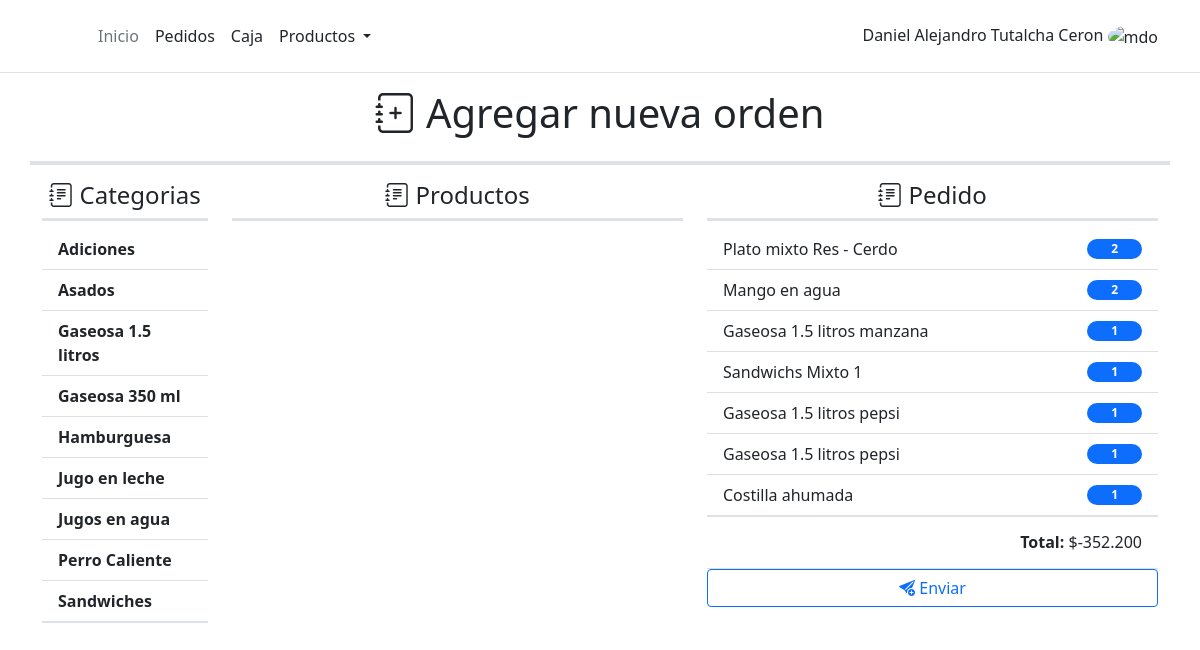
The page /order/update-order/69/ on the database as committed earlier.
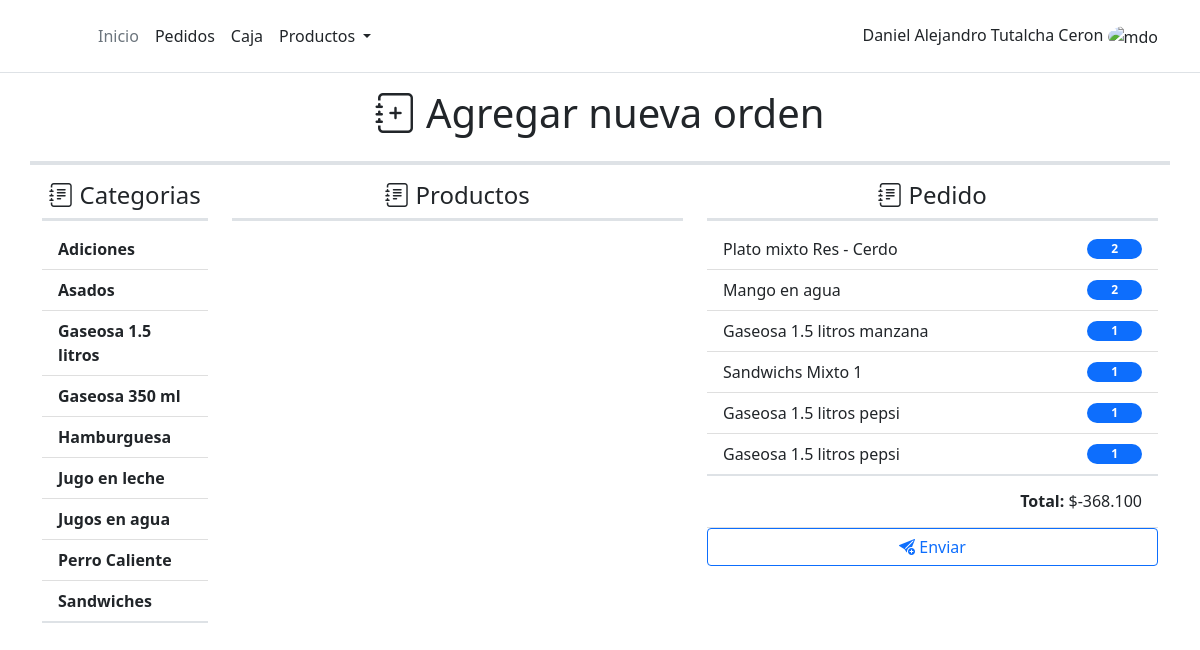
The same page on the database as committed later.
### product/models.py (models this page shows, shortened)
class Category(models.Model):
    name = models.CharField(max_length=100)
    description = models.TextField()
    work_section = models.ForeignKey(Work_Section, on_delete = models.PROTECT)
    status = models.BooleanField(default=True)
    created = models.DateTimeField(auto_now_add=True, verbose_name="Fecha de creación")
    updated = models.DateTimeField(auto_now=True, verbose_name="Fecha de edición")
    class Meta:
        ordering = ['name']

class Product(models.Model):
    code = models.IntegerField(unique=True)
    name = models.CharField(max_length=100)
    sale_price = models.IntegerField()
    category = models.ForeignKey(Category,on_delete=models.CASCADE)
    description = models.TextField()
    status = models.BooleanField(default= True)
    created = models.DateTimeField(auto_now_add=True, verbose_name="Fecha de creación")
    updated = models.DateTimeField(auto_now=True, verbose_name="Fecha de edición")
    class Meta:
        ordering = ['code']

### work_order/models.py (models this page shows, shortened)
class Order_Detail(models.Model):
    order = models.ForeignKey(Order, on_delete=models.CASCADE)
    product =  models.ForeignKey(Product, on_delete=SET_NULL, null = True)
    quantity_product = models.IntegerField()
    comment = models.TextField(max_length=200, null = True)
    status = models.BooleanField(default=True)
    created = models.DateTimeField(auto_now_add=True, verbose_name="Fecha de creación")
    updated = models.DateTimeField(auto_now=True, verbose_name="Fecha de edición")

class Order(models.Model):
    total_price = models.IntegerField(default=0)
    table = models.ForeignKey(Table,on_delete=SET_NULL, null = True)
    status = models.BooleanField(default=True)
    comment = models.TextField(max_length=0, blank = True)
    created = models.DateTimeField(auto_now_add=True, verbose_name="Fecha de creación")
    updated = models.DateTimeField(auto_now=True, verbose_name="Fecha de edición")

### work_order/views.py (the view, shortened to what this page needs)
# urls.py: path('update-order/<int:pk>/',UpdateOrderView.as_view(), name='update_order'),
class UpdateOrderView(UpdateView):
    model = Order
    template_name = 'work_order/order.html'
    fields = '__all__'
    def get_context_data(self, **kwargs):
        context = super().get_context_data(**kwargs)
        context['categories'] = Category.objects.filter(status=True)
        context['list_detail'] = Order_Detail.objects.filter(order__id = self.get_object().pk, status = True)
        return context

### work_order/templates/work_order/order.html (shortened to what this page needs)
{% extends "core/base.html" %}
{% load static%}
{% load humanize %}
{% block content%}
<div class="row pb-3 border-4 border-bottom">
	<h1 class="text-center"><i class="bi bi-journal-plus"></i> Agregar nueva orden</h1>
</div>
<div class="row">
	<div class="col-lg-2 col-md-5 py-3">
		<div class="border-3 border-bottom">
			<h4 class="text-center"><i class="bi bi-journal-text"></i> Categorias</h4>
		</div>
		<div class="list-group list-group-flush mt-2 border-2 border-bottom" id="div_categories">
			{% for category in categories %}
			<button type="button" id="btn_categories_list_{{category.id}}" class="list-group-item list-group-item-action" onclick="list_product({{category.id}})"><b>{{category.name}}</b></button>
			{% endfor %}
		</div>
	</div>
	<div class="col-lg-5 col-md-7 py-3 ">
		<div class="border-3 border-bottom">
			<h4 class="text-center"><i class="bi bi-journal-text"></i> Productos</h4>
		</div>
	</div>
	<div class="col-lg-5 py-3">
		<div class="border-3 border-bottom">
			<h4 class="text-center"><i class="bi bi-journal-text"></i> Pedido</h4>
		</div>
		<div class=" mt-2">
			<ul class="list-group list-group-flush " id="detail_list">
					{% for detail in list_detail%}
					<button class="list-group-item d-flex justify-content-between align-items-center" id="product_detail_{{detail.product.code}}" onclick="get_detail_order({{detail.pk}},{{detail.product.code}})" >
						{{detail.product.name}}
						<span class='badge bg-primary rounded-pill px-4' id='quantity_span_{{detail.product.code}}'>{{detail.quantity_product}}</span>
					</button>
					{% endfor %}
			</ul>
			{%if order %}
			<ul class="list-group list-group-flush pt-2 border-2 border-top" id="footer_order_list">
				<li class="list-group-item text-end" id='total_price'>
					<h6><b>Total: </b>${{order.total_price | intcomma}}</h6>
				</li>
				<button type="button" id='btn_send_order' class="btn btn-outline-primary" onclick="update_order({{order.pk}})"><i class="bi bi-send-plus-fill"></i> Enviar</button>
			</ul>
			{%endif%}
		</div>
	</div>
</div>
{% endblock%}

Rows that differ between the two databases and show on the page:
no longer on this page (row edited): Order_Detail: product.name "Costilla ahumada", quantity_product "1"
changed Order: total_price "-352.200" → "-368.100"
